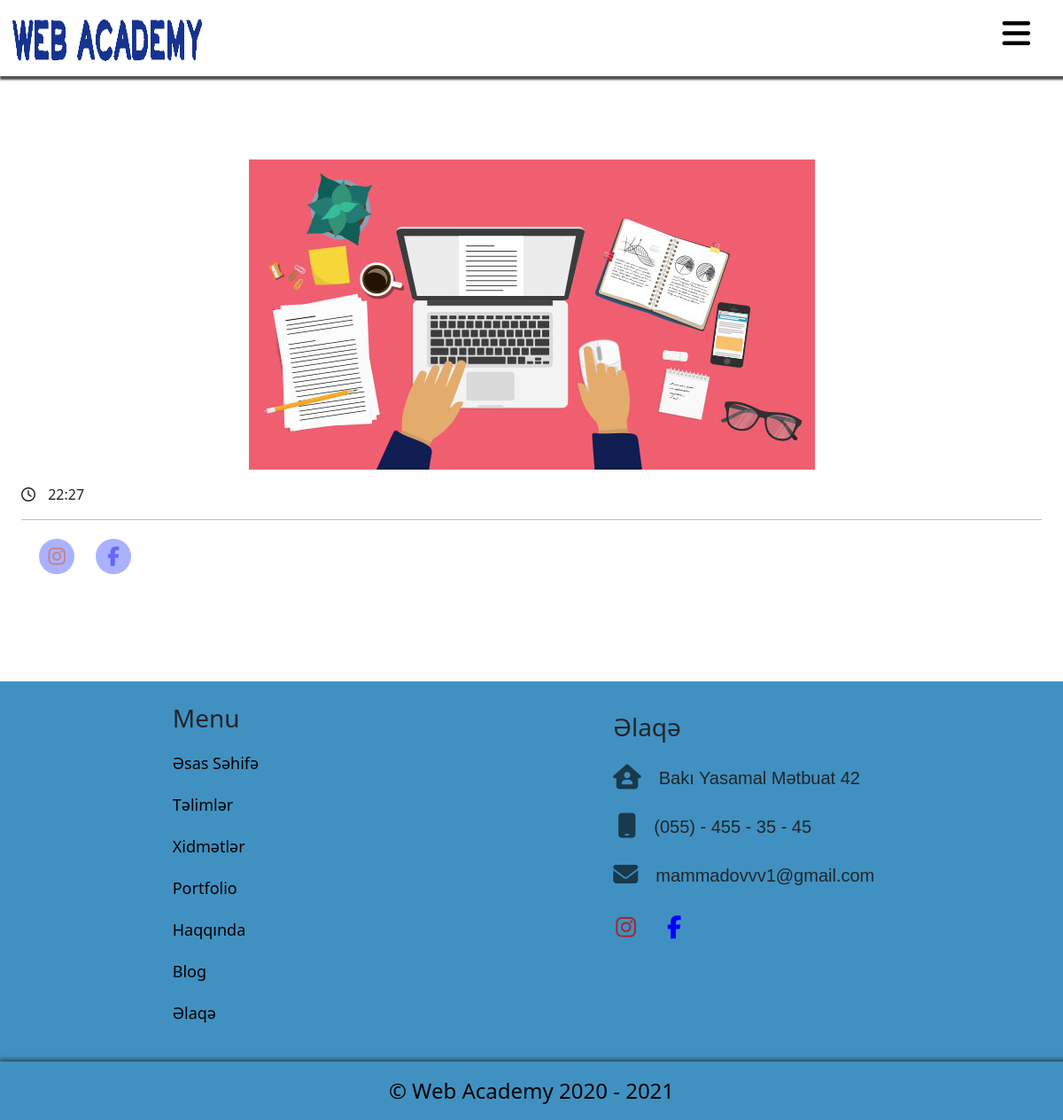
Screenshot of /blog-details.php with the database file from the repository.
### tables this page shows
CREATE TABLE `nizamlamalar` (
  `id` int(2) UNSIGNED NOT NULL,
  `basliq` varchar(256) NOT NULL,
  `aciqlama` varchar(256) NOT NULL,
  `robots` varchar(250) NOT NULL,
  `logo` varchar(250) NOT NULL,
  `unvan` varchar(150) NOT NULL,
  `email` varchar(100) NOT NULL,
  `tel` varchar(25) NOT NULL,
  `mobil` varchar(25) NOT NULL,
  `facebook` varchar(250) NOT NULL,
  `instagram` varchar(250) NOT NULL,
  `haqqinda` text NOT NULL,
  `sekil` varchar(250) NOT NULL,
  `slide1` varchar(250) NOT NULL,
  `slide2` varchar(250) NOT NULL,
  `slide3` varchar(250) NOT NULL
);

### admin/settings/code/front.php (called while the page is built, shortened)
<?php
$db = new DBConnection;
require_once 'admin/settings/class/crud.php';
$CRUD = new CRUD;
 $setting=$CRUD->Select('nizamlamalar');

### admin/settings/class/crud.php (called while the page is built, shortened)
<?php
 class CRUD{
    public function Select($table,$multi=0,$where=null,$col="*",$arr=null)
    {
        global $db;
        $slc = $db->prepare("SELECT $col from $table $where ");
        $slc->execute($arr);
        return $multi==0 ? $slc->fetch(PDO::FETCH_ASSOC) : $slc->fetchAll(PDO::FETCH_ASSOC);
    }
 }

### blog-details.php (the view, shortened to what this page needs)
<?php require_once "header.php";
?>
				<section>
					<div class="container">
						<div class="row blog-details">
							<div class="col-lg-12">
									<div class="img">
										<img src="img/blogs/blog-img.jpg"  alt="">
									</div>
									<div class="content">
										<span><i class="far fa-clock"></i><?=$General->DateFunct($blg['tarix'])." ".date('H:i')?></span>
									</div>
<hr/>
<div class="blg-sosial">
                            <a href="<?= $setting['instagram'] ?>" title="İnstagram"><i class="fab fa-instagram"></i></a>
                            <a href="<?= $setting['facebook'] ?>" title="Faceebook"><i class="fab fa-facebook-f"></i></a>
                        </div>
								</div>
						</div>
					</div>
				</section>
<?php require_once "footer.php"?>

### footer.php (shortened to what this page needs)
    <footer>
    <div class="row">
                <div class="footer  ">
                    <div class="footer_menu col-lg-2">
                        <ul>
                        <h3 >Menu</h3>
                            <li><a href="index.php">Əsas Səhifə</a></li>
                            <li><a href="training.php">Təlimlər</a></li>
                            <li><a href="services.php">Xidmətlər</a></li>
                            <li><a href="portofilo.php">Portfolio</a></li>
                            <li><a href="about.php">Haqqında</a></li>
                            <li><a href="blog.php">Blog</a></li>
                            <li><a href="contact.php">Əlaqə</a></li>
                        </ul>
                    </div>
                    <div class="foot_cntct ">
                        <div class="sos">
                            <ul>
                                  <h3>Əlaqə</h3>
                                <li><i class="fas fa-house-user "></i><span> <?= $setting['unvan'] ?> </span></li>
                                <li class="mobil"><i class="fas fa-mobile"></i> <span> <?= $setting['mobil'] ?></span></li>
                                <li><i class="fas fa-envelope"></i></i><span> <?= $setting['email'] ?> </span></li>
                            </ul>
                        </div>
                        <div class="social">
                            <a href="<?= $setting['instagram'] ?>" title="İnstagram"><i class="fab fa-instagram"></i></a>
                            <a href="<?= $setting['facebook'] ?>" title="Faceebook"><i class="fab fa-facebook-f"></i></a>
                        </div>
                    </div>
                </div>
                <div class="copy">
                    <p>  © Web Academy <?= date("Y") == "2020" ? "2020" : "2020 - " . date("Y") ?></p>
                </div>
            </footer>
        </body>
</html>

### assets/style.css (style rules this page uses)
* { margin: 0; padding: 0; box-sizing: border-box; list-style: none; }
.container { margin: auto; max-width: 1300px; }
.row { margin-right: 0 !important; margin-left: 0; }
.blog-details .img { display: block; text-align: center; }
hr { color: #000; font-size: 28px; }
.blog-details span i { margin-right: 10px; }
.blg-sosial a { display: inline-block; height: 40px; width: 40px; top: 5px; border-radius: 50%; background-color: #7280ff; opacity: .6; margin-left: 20px; position: relative; }
.blg-sosial a i { font-size: 22px; position: absolute; left: 50%; top: 50%; transform: translate(-50%, -50%); }
section { margin-top: 180px; }
footer { background-color: rgba(39, 131, 185, 0.884); margin-top: 120px; }
.footer { display: flex; justify-content: space-around; margin-top: 25px; }
.footer li { list-style: none; }
.footer_menu li a { text-decoration: none; color: #000; display: block; margin-top: 20px; font-size: 18px; transition: 2s; }
.sos ul li { display: flex; margin-top: 25px; font-size: 20px; font-family: Arial, Helvetica, sans-serif; }
.sos span { margin-left: 20px; font-size: 20px; }
.fa-mobile { padding-left: 5px; }
.foot_cntct { margin-right: 50px; }
.sos i { color: #000; font-size: 28px; opacity: .6; display: block; }
.sos h3 { margin-top: 10px !important; }
.social { display: flex; }
.social a { margin-top: 15px; margin-left: 35px; }
.social i { font-size: 26px; }
.fa-instagram { color: brown; }
.fa-facebook-f { color: blue; }
.copy { width: 100%; margin-top: 25px; box-shadow: 5px 5px 6px 6px; }
.copy p { padding: 15px; font-size: 24px; color: #000; text-align: center; margin-bottom: 0; }

### rows the page displays
nizamlamalar: unvan "Bakı Yasamal Mətbuat 42", mobil "(055) - 455 - 35 - 45", email "mammadovvv1@gmail.com"
